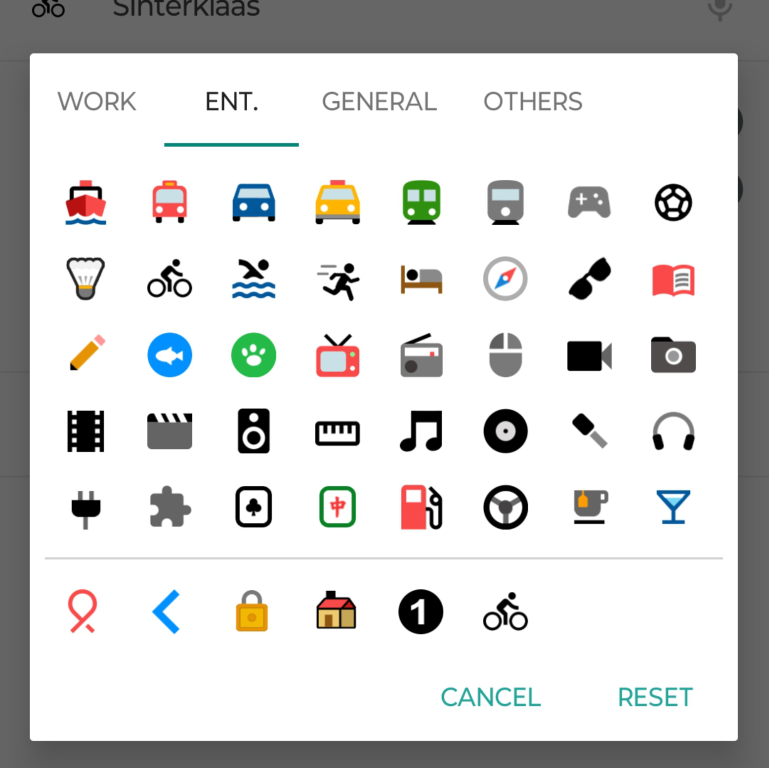
#> input picture Icons/Ent1.png, 1537 x 1536 px (shown at 1/2 size); the run also reads 1 picture not shown here
$ python texttoimage.py
#> lines starting #> are read from the running program, lines starting #| are printed output that depends on the picture; pictures that were not available may be replaced by others from this repository, and a replacement may not be noted
import os
import sys
from PIL import Image
from PIL import ImageDraw
from PIL import ImageFont

def merge2(im1: Image.Image, im2: Image.Image):
    w = max(im1.size[0], im2.size[0])
    h = im1.size[1] + im2.size[1]
    im = Image.new("RGBA", (w, h))
    im.paste(im1)
    im.paste(im2, (0, im1.size[1]))
    return im

def merge3(im1: Image.Image, im2: Image.Image, im3: Image.Image):
    w = max(im1.size[0], im2.size[0], im3.size[0])
    h = im1.size[1] + im2.size[1] + im3.size[1]
    im = Image.new("RGBA", (w, h))
    im.paste(im1)
    im.paste(im2, (0, im1.size[1]))
    im.paste(im3, (0, im1.size[1] + im2.size[1]))
    return im

fontsize = 60
fontcolor = (0, 0, 0)
startx = 100
starty = 300
numcols = 8
if sys.platform[0] == 'l':
    path = '/home/jan/git/NCalIcons'
    myFont = ImageFont.truetype('/home/jan/Fonts/Arial.ttf', fontsize)
if sys.platform[0] == 'w':
    path = "C:/Users/janbo/OneDrive/Documents/GitHub/NCalIcons"
    myFont = ImageFont.truetype('C:/Users/janbo/Fonts/Arial.ttf', fontsize)
os.chdir(path)

numrows = 10
entindexes = [[0 for i in range(numcols)] for j in range(numrows)]
entindexes = [["263","225","171","266","264","265","153","176"], #1
              ["152","164","183","160","157","063","182","191"], #2
              ["038","154","186","190","232","273","269","165"], #3
              ["138","059","242","250","175","262","179","172"], #4
              ["188","064","084","085","271","155","156","163"], #5
              ["161","166","039","158","159","173","270","174"], #6
              ["065","178","180","181","227","177","185","187"], #7
              ["192","226","193","194","195","196","200","197"], #8
              ["207","228","209","229","254","238","246","251"], #9
              ["255","228","237","208","189"]] #10
width = 1400
height = 1536
deltax = width / numcols
deltay = height / numrows
img1 = Image.open('Icons/Ent1.png')
#> img1 is the input picture: PIL image 1537x1536 RGB; mean R, G, B 213.2, 213.2, 212.5
box1 = (0, 0, 1537, 1100)
img1 = img1.crop(box1)
#> img1: PIL image 1537x1100 RGB
img2 = Image.open('Icons/Ent2.png')
box2 = (0, 320, 1537, 1100)
img2 = img2.crop(box2)
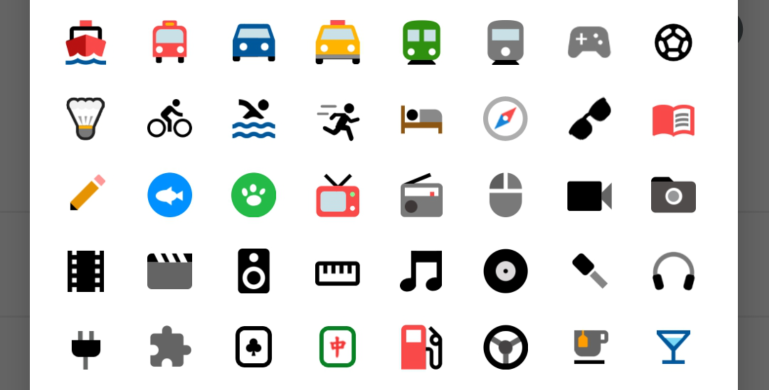
#> img2: PIL image 1537x780 RGB (shown at 1/2 size); mean R, G, B 220.3, 220.1, 219.1
img = merge2(img1, img2)
#> in merge2, `im = Image.new("RGBA", (w, h))`: im: PIL image 1537x1880 RGBA; every value is 0
#> in merge2, `im.paste(im2, (0, im1.size[1]))`:
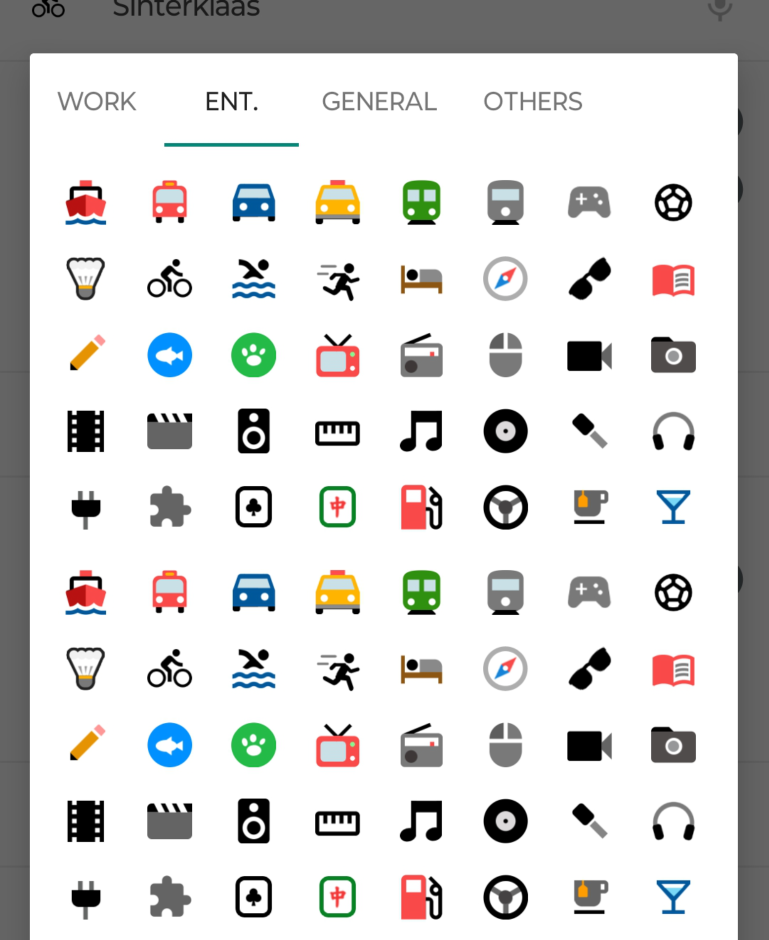
#> im: PIL image 1537x1880 RGBA (shown at 1/2 size); mean R, G, B, A 215.4, 215.3, 214.4, 255
I = ImageDraw.Draw(img)
posy = starty
for i in range(numrows - 1):
    posx = startx
    for j in range(numcols):
        I.text((posx, posy), entindexes[i][j], font = myFont, fill = fontcolor)
        posx = posx + deltax
    posy = posy + deltay
    posx = startx
#> after the loop, posy = 1682.4
for j in range(5):
    I.text((posx, posy), entindexes[9][j], font = myFont, fill = fontcolor)
    posx = posx + deltax
#> this loop made 5 passes
#> posx on passes 1 to 5: 275, 450, 625, 800, 975
#> after the loop, posx = 975
img.save("Indexes/Ent.png")

numrows = 8
generalindexes = [[0 for i in range(numcols)] for j in range(numrows)]
generalindexes = [["112","001","002","140","022","020","027","062"], #1
              ["023","024","008","009","010","011","013","019"], #2
              ["021","090","003","026","025","028","029","095"], #3
              ["096","117","106","107","120","121","122","123"], #4
              ["125","131","083","139","150","204","205","069"], #5
              ["230","231","234","236","272","240","241","245"], #6
              ["247","248","249","252","260","060","274","275"], #7
              ["276","277","278","279"]] #8
height = 1260
deltax = width / numcols
deltay = height / numrows
img1 = Image.open('Icons/General1.png')
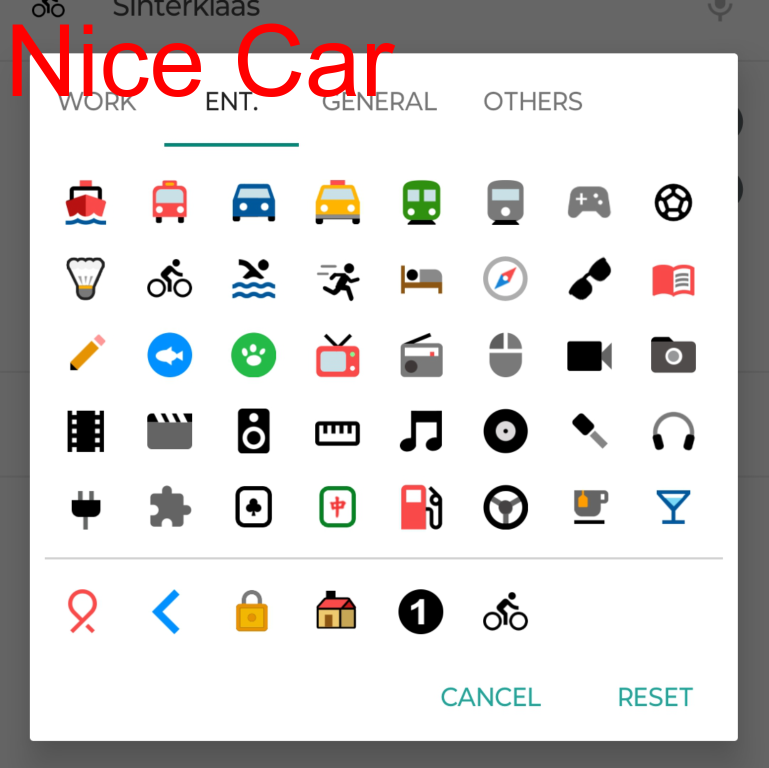
#> input picture Ent1s.png, 1537 x 1536 px, given in place of General1.png, which was not available (shown at 1/2 size)
#> img1 is the input picture: PIL image 1537x1536 RGB; mean R, G, B 214, 210.5, 209.8
box1 = (0, 0, 1537, 1100)
img1 = img1.crop(box1)
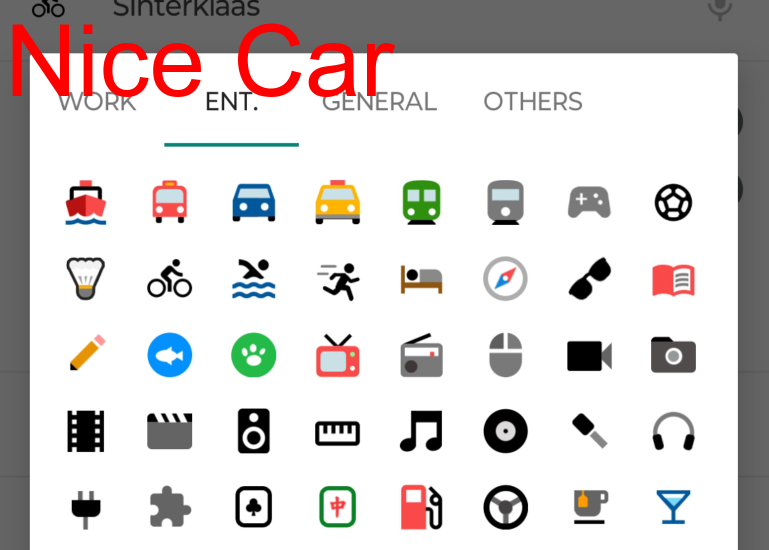
#> img1: PIL image 1537x1100 RGB (shown at 1/2 size); mean R, G, B 213, 208, 207.3
img2 = Image.open('Icons/General2.png')
box2 = (0, 600, 1537, 1100)
img2 = img2.crop(box2)
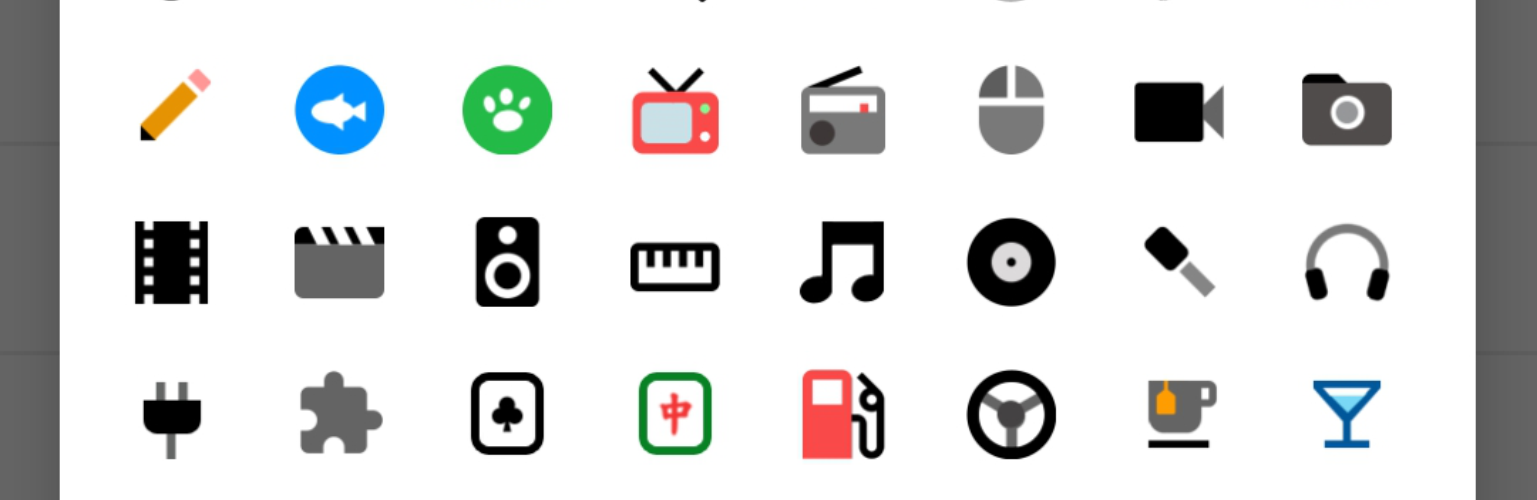
#> img2: PIL image 1537x500 RGB; mean R, G, B 219.2, 220, 219.4
img = merge2(img1, img2)
#> in merge2 (call 2), `im = Image.new("RGBA", (w, h))`: im: PIL image 1537x1600 RGBA; every value is 0
#> in merge2 (call 2), `im.paste(im2, (0, im1.size[1]))`:
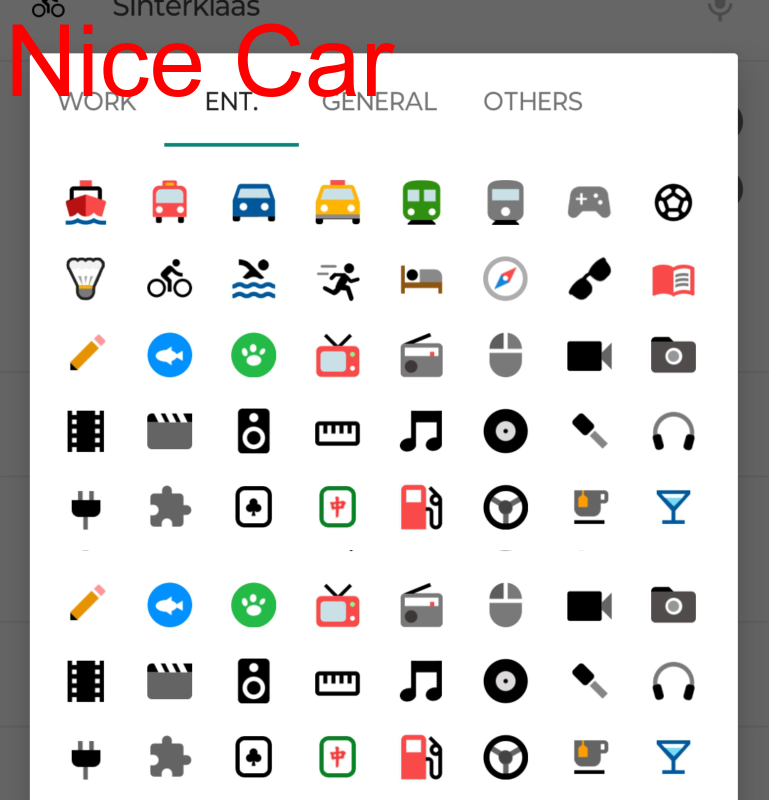
#> im: PIL image 1537x1600 RGBA (shown at 1/2 size); mean R, G, B, A 214.9, 211.8, 211.1, 255
I = ImageDraw.Draw(img)
posy = starty
for i in range(numrows - 1):
    posx = startx
    for j in range(numcols):
        I.text((posx, posy), generalindexes[i][j], font = myFont, fill = fontcolor)
        posx = posx + deltax
    posy = posy + deltay
#> after the loop, posy = 1402.5
posx = startx
for j in range(4):
    I.text((posx, posy), generalindexes[7][j], font = myFont, fill = fontcolor)
    posx = posx + deltax
#> after the loop, posx = 800
img.save("Indexes/General.png")
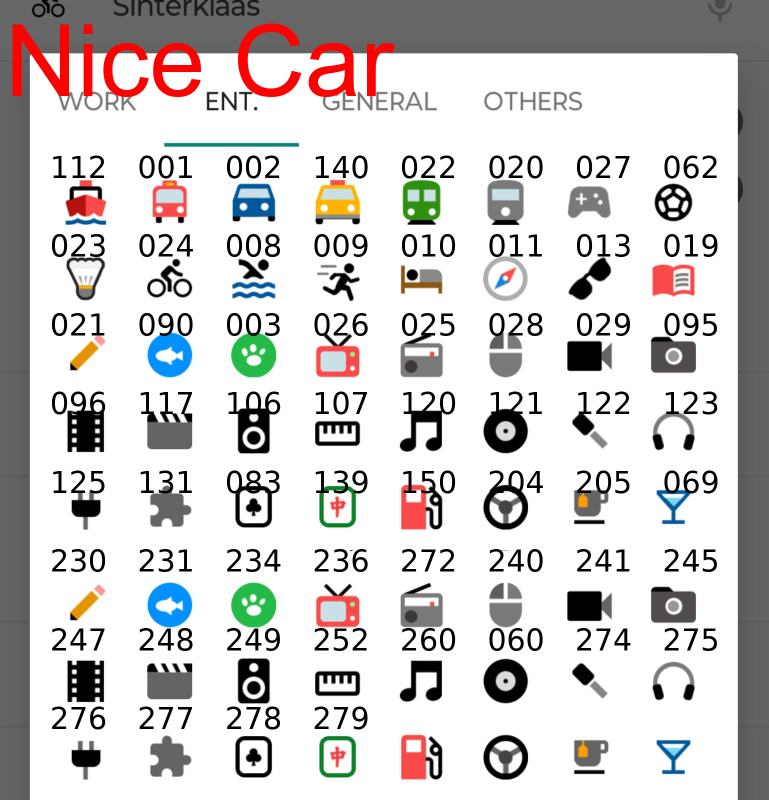
#> saved as General.png: PIL image 1537x1600 RGBA (shown at 1/2 size); mean R, G, B, A 205.4, 202.2, 201.6, 255

numrows = 7
othersindexes = [[0 for i in range(numcols)] for j in range(numrows)]
othersindexes = [["214","215","216","217","218","219","220","221"], #1
              ["222","223","005","006","018","043","044","066"],  #2
              ["067","070","076","077","079","080","081","086"],  #3
              ["091","092","093","099","100","101","103","105"],  #4
              ["108","109","110","111","113","114","119","128"],  #5
              ["129","130","136","141","143","144","145","147"],  #6
              ["148","149","206","212","213","224"]]  #7
height = 1080
deltax = width / numcols
deltay = height / numrows
#> (the run stopped early here; a loop or call above may not have finished)
